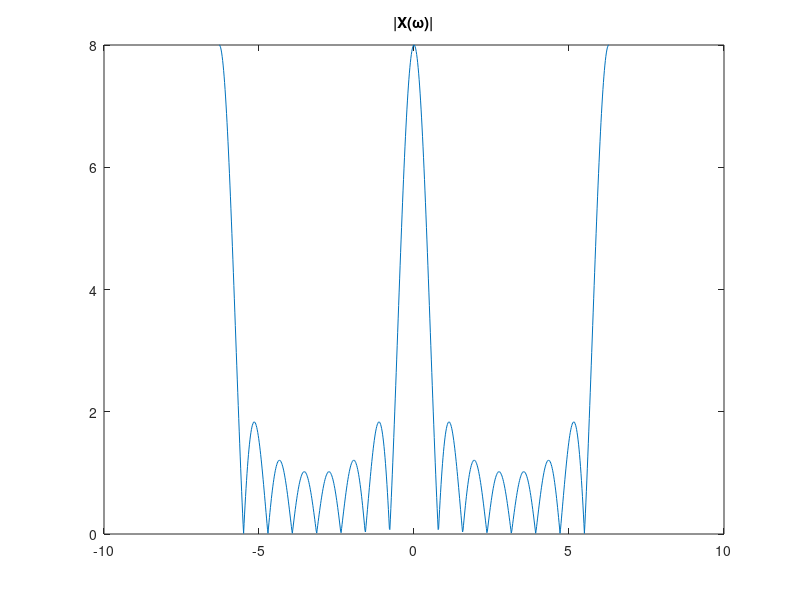

Write the MATLAB code that produced this figure.
M = 8;
w = linspace(-2*pi, 2*pi, 800);
X_dtft = (sin(w*M/2) ./ sin(w/2)) .* exp(-1j * w * (M-1) / 2);
plot(w, abs(X_dtft))
title('|X(\omega)|')